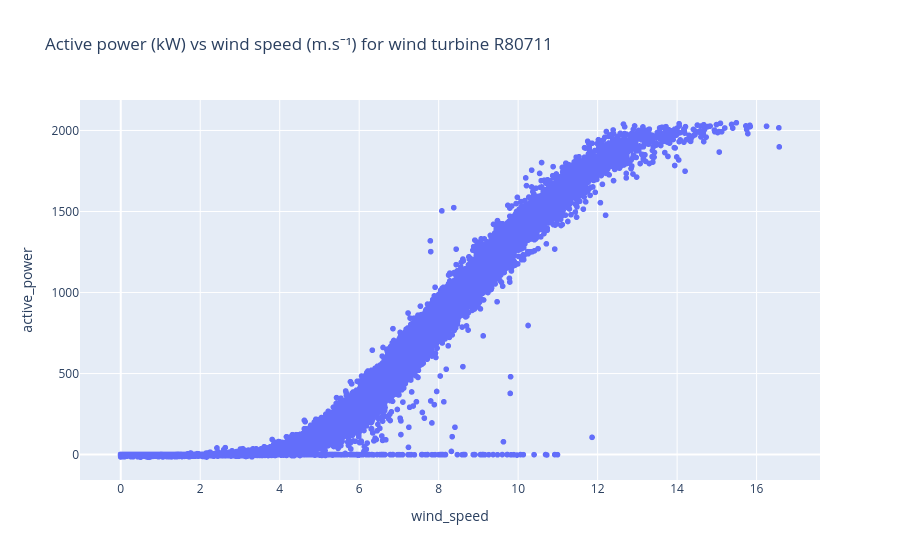

The notebook cell saved with this chart:
### Code cell
# Graphe de la courbe de puissance pour l'éolienne R80711 en 2014
year = 2014
turbine_name = "R80711"

px.scatter(
    df.filter(
        pl.col("timestamp").dt.year() == year,
        pl.col("turbine_name") == turbine_name,
    ),
    x="wind_speed",
    y="active_power",
    title=f"Active power (kW) vs wind speed (m.s⁻¹) for wind turbine {turbine_name}",
)

### Figure 1 — Plotly figure (JSON) as saved in the notebook; plotly's stock layout.template omitted (floating-point values rounded to 4 significant figures; data arrays with more than 128 entries replaced by an {"elided": "..."} marker saying what was removed)
{"data": [{"hovertemplate": "wind_speed=%{x}<br>active_power=%{y}<extra></extra>", "legendgroup": "", "marker": {"color": "#636efa", "symbol": "circle"}, "mode": "markers", "name": "", "showlegend": false, "type": "scattergl", "x": {"elided": "52560 float values"}, "xaxis": "x", "y": {"elided": "52560 float values"}, "yaxis": "y"}], "layout": {"legend": {"tracegroupgap": 0}, "title": {"text": "Active power (kW) vs wind speed (m.s⁻¹) for wind turbine R80711"}, "xaxis": {"anchor": "y", "domain": [0, 1], "title": {"text": "wind_speed"}}, "yaxis": {"anchor": "x", "domain": [0, 1], "title": {"text": "active_power"}}}}
